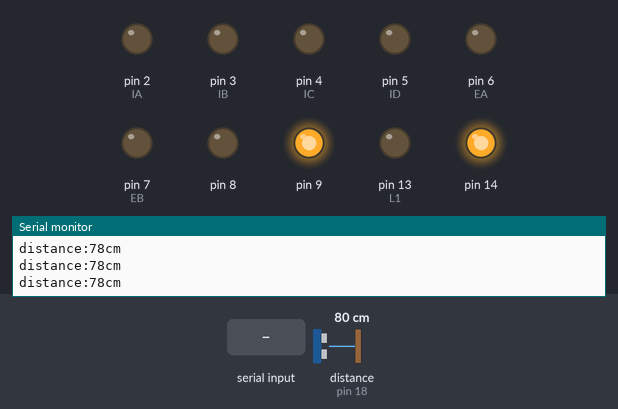
Simulated run of this sketch. Board: Arduino Uno, built with avr-gcc and run on an emulated ATmega328P. On the bench: output pins drawn as LEDs (lit = HIGH), the last lines printed to the serial monitor. Wiring (inferred from the names in the program): ultrasonic range finder: trigger pin 19; echo pin 18. Dashed ring = blinking. Inputs (shaded band) come from the test bench; at power-on: distance to the obstacle (sensor on pin 18) 80 cm. The echo pulse lasts 58.3 µs per cm; random numbers use the default seed unless the sketch sets one; pins used as bus, display or sensor lines are not drawn.

Above: at 1.2 s.
1.3 s: "w" received over the second serial link
At 1.57 s:
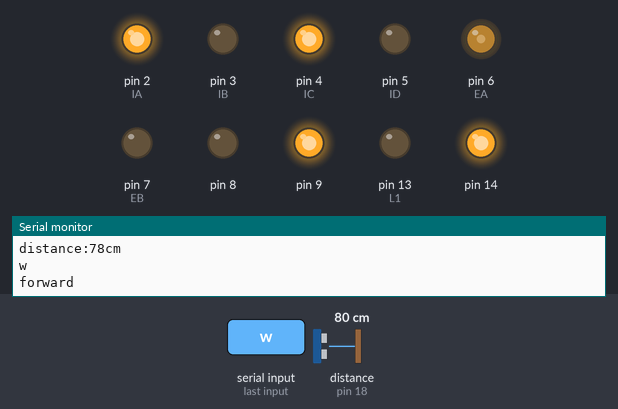
3.1 s: distance to the obstacle (sensor on pin 18) set to 13 cm
6.1 s: distance to the obstacle (sensor on pin 18) set to 10 cm
At 6.39 s:
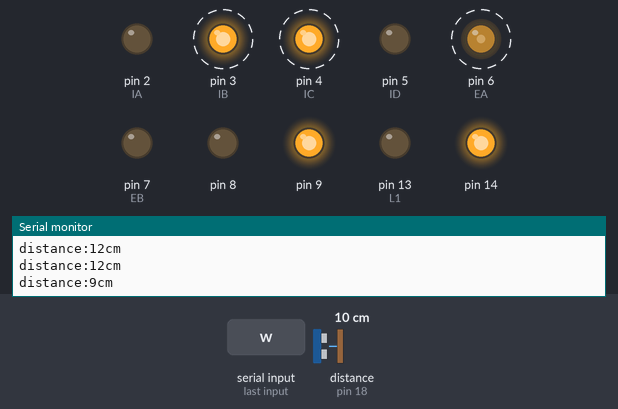
9.1 s: distance to the obstacle (sensor on pin 18) set to 18 cm
10.6 s: "x" received over the second serial link
At 10.81 s:
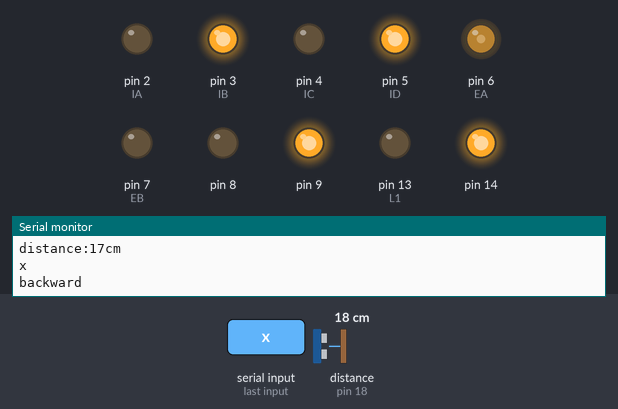
12.4 s: "a" received over the second serial link
At 12.64 s:
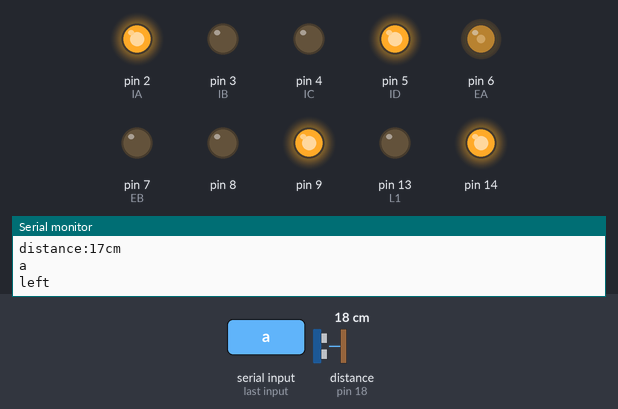
Timing chart, 0 to 15.2 s (numbered marks = the images above; inputs shaded):
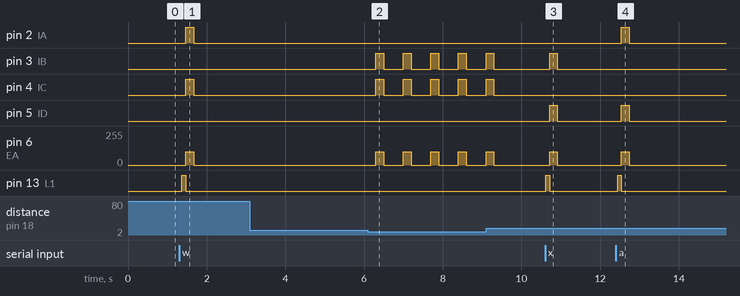

Measured:
- the behaviour switches between 12 and 11 cm on distance to the obstacle (sensor on pin 18) (found by bisection; images 1 and 2)
- after the input at 1.3 s, pin 2 (IA), pin 4 (IC): LOW → HIGH after 0.17 s, → LOW 0.20 s later; pin 6 (EA): 0/255 → 100/255 after 0.17 s, → 0/255 0.20 s later; pin 13 (L1): LOW → HIGH after 0.07 s, → LOW 0.10 s later
- after the input at 6.1 s, pin 3 (IB), pin 4 (IC): alternates HIGH for 0.20 s and LOW for 0.50 s, starting after 0.20 s; pin 6 (EA): alternates 100/255 for 0.20 s and 0/255 for 0.50 s, starting after 0.20 s
- after the input at 10.6 s, pin 3 (IB), pin 5 (ID): LOW → HIGH after 0.12 s, → LOW 0.20 s later; pin 6 (EA): 0/255 → 100/255 after 0.12 s, → 0/255 0.20 s later; pin 13 (L1): LOW → HIGH at once, → LOW 0.10 s later
- after the input at 12.4 s, pin 2 (IA), pin 5 (ID): LOW → HIGH after 0.14 s, → LOW 0.20 s later; pin 6 (EA): 0/255 → 100/255 after 0.14 s, → 0/255 0.20 s later; pin 13 (L1): LOW → HIGH at once, → LOW 0.10 s later

The sketch:

BTcar.ino
```cpp
//动手做14-2：用  Android  手机蓝牙遥控机器人
//详细说明，请参阅第十四章，14-17页。

#include  <SoftwareSerial.h>  //引用BlueTooth库
SoftwareSerial  BT(12, 11); //设定BlueTooth接收脚,  传送脚

char  comm;      //接收BT值
const byte t = 19;   //超声波的脉冲发射脚
const byte e = 18;   //超声波的信号接收脚
const byte L1 = 13;  //LED接脚
const byte IA = 2;   //电机  A  的正反转接脚
const byte IB = 3;   //电机  A  的正反转接脚
const byte IC = 4;   //电机  B  的正反转接脚
const byte ID = 5;   //电机  B  的正反转接脚
const byte EA = 6;   //电机  A  的speed接脚
const byte EB = 7;   //电机  B  的speed接脚
const byte sp = 100;  //speed
const byte time = 200;  //time
long dd;      //将超声波的信号接收脚的信号转换为距离（厘米）的变量
int val;      //左转右转随机数变量

void  stop() {      //停止
  analogWrite(EA, 0);
  analogWrite(EB, 0);
  digitalWrite(IA, LOW);
  digitalWrite(IB,  LOW);
  digitalWrite(IC,  LOW);
  digitalWrite(ID,  LOW);
}
void  forward() {   //前进
  analogWrite(EA, sp);
  analogWrite(EB, sp);
  digitalWrite(IA,  HIGH);
  digitalWrite(IB,  LOW);
  digitalWrite(IC,  HIGH);
  digitalWrite(ID,  LOW);
  delay(time);
  stop();
}
void  backward() {   //后退
  analogWrite(EA, sp);
  analogWrite(EB, sp);
  digitalWrite(IA,  LOW);
  digitalWrite(IB,  HIGH);
  digitalWrite(IC,  LOW);
  digitalWrite(ID,  HIGH);
  delay(time);
  stop();
}
void  turnLeft() {   //左转
  analogWrite(EA, sp);
  analogWrite(EB, sp);
  digitalWrite(IA,  HIGH);
  digitalWrite(IB,  LOW);
  digitalWrite(IC,  LOW);
  digitalWrite(ID,  HIGH);
  delay(time);
  stop();
}
void  turnRight() {   //右转
  analogWrite(EA, sp);
  analogWrite(EB, sp);
  digitalWrite(IA,  LOW);
  digitalWrite(IB,  HIGH);
  digitalWrite(IC,  HIGH);
  digitalWrite(ID,  LOW);
  delay(time);
  stop();
}
void  ping() {
  digitalWrite(t,  LOW);  //低高低电平发一个短时间脉冲
  delayMicroseconds(2);
  digitalWrite(t,  HIGH);
  delayMicroseconds(10);
  digitalWrite(t,  LOW);
  dd  =  float(  pulseIn(e,  HIGH)  *  17  )  /  1000;  //将回波时间换算成cm
}
void  setup() {
  pinMode(L1,  OUTPUT);
  pinMode(4,  OUTPUT);
  pinMode(e,  INPUT);
  pinMode(t,  OUTPUT);
  pinMode(8,  OUTPUT);
  pinMode(9,  OUTPUT);
  digitalWrite(9, HIGH);
  pinMode(14,  OUTPUT);
  digitalWrite(14, HIGH);
  BT.begin(9600);    //启动BlueTooth
  Serial.begin(9600);
  pinMode(IA,  OUTPUT);  //电机  A  的致能脚位
  pinMode(IB,  OUTPUT);  //电机  A  的致能脚位
  pinMode(IC,  OUTPUT);  //电机  B  的致能脚位
  pinMode(ID,  OUTPUT);  //电机  B  的致能脚位
  randomSeed(analogRead(5));  //转向随机种子
  stop();      //先停止电机
  /*  digitalWrite(L1,  HIGH);
    delay(500);
    digitalWrite(L1,  LOW);
    digitalWrite(L1,  HIGH);
    delay(500);
    digitalWrite(L1,  LOW);
    digitalWrite(L1,  HIGH);
    delay(500);
    digitalWrite(L1,  LOW);
  */
}
void  loop() {
  ping();
  Serial.print("distance:");
  Serial.print(dd);
  Serial.println("cm");
  delay(100);
  if (dd  >  10) {
    if (BT.available()  >  0) {
      comm  =  BT.read();
      Serial.println(comm);
      digitalWrite(L1,  HIGH);
      delay(100);
      digitalWrite(L1,  LOW);
      switch (comm) {
        case  'w'  :  //接收到  'w'，前进
          Serial.println("forward");
          forward();
          break;
        case  'x'  :  //接收到  'x'，后退
          Serial.println("backward");
          backward();
          break;
        case  'a'  :  //接收到  'a'，左转
          Serial.println("left");
          turnLeft();
          break;
        case  'd'  :    //接收到  'd'，右转
          Serial.println("right");
          turnRight();
          break;
        case  's'  :    //接收到  's'，停止电机
          Serial.println("stop");
          stop();
          break;
        case  'u'  :
          break;
      }
    }
  }
  else {
    stop();
    val  =  random(2);
    if (val  ==  0) {
      //以下语句保证在遇到障碍物时，持续右转，直至避开障碍物为止。
      //障碍物定义为离小车10cm距离的目标。
      ping();
      while (dd  <=  10) {
        turnRight();
        delay(500);
        stop();
        ping();
      }
    }
    else {
      //以下语句保证在遇到障碍物时，持续左转，直至避开障碍物为止。
      //障碍物定义为离小车10cm距离的目标。
      ping();
      while (dd  <=  10) {
        turnLeft();
        delay(500);
        stop();
        ping();
      }
    }
  }
}
```
